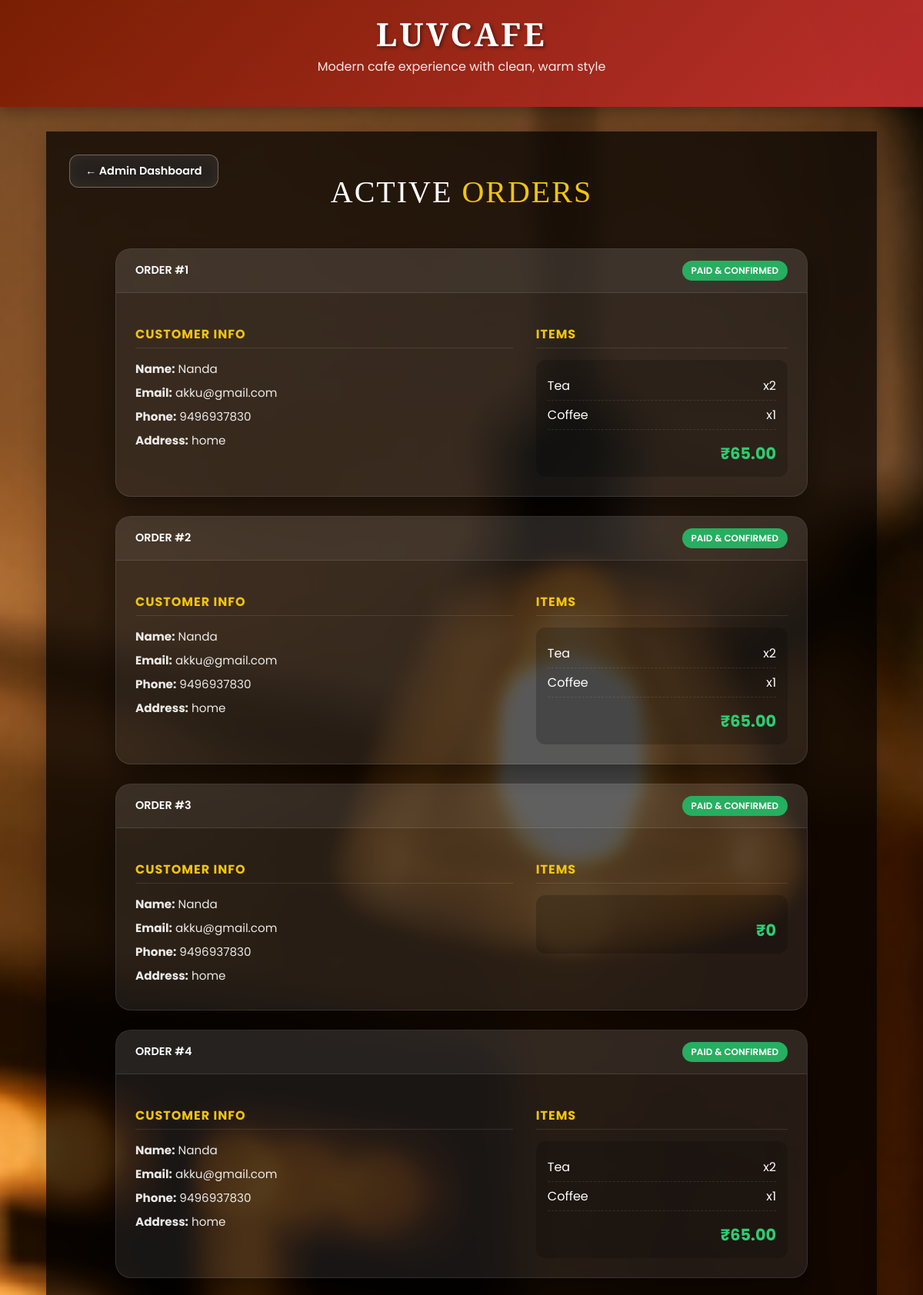
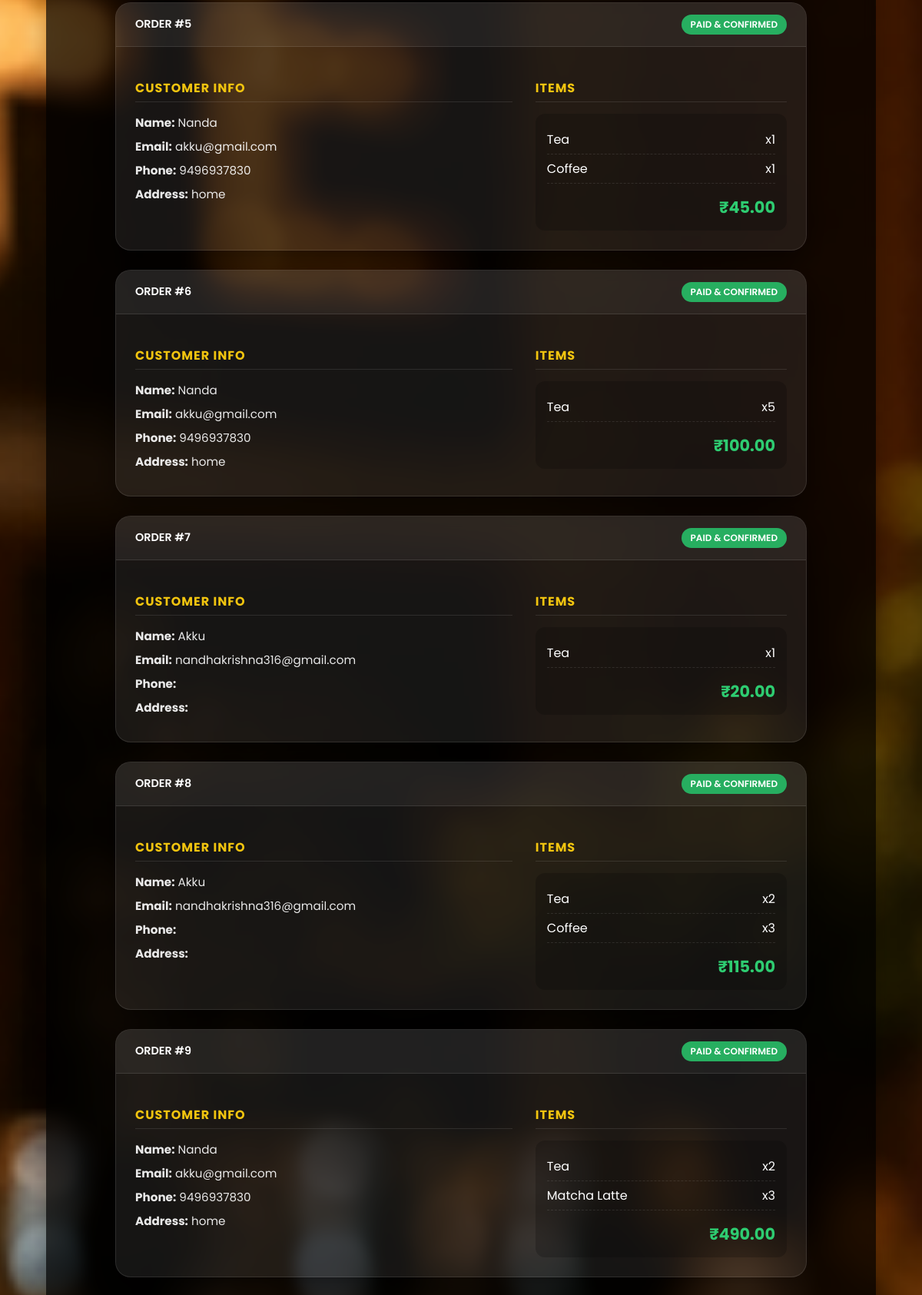
The page /admin_orders/ (signed in, upper part) on the database its author committed (2 pictures, top to bottom).
### Luvcafe/models.py (models this page shows, shortened)
class Order(models.Model):
    user = models.ForeignKey(register, on_delete=models.CASCADE)
    created_at = models.DateTimeField(auto_now_add=True)
    status = models.CharField(
        max_length=20,
        choices=[
            ('Pending', 'Pending'),
            ('Preparing', 'Preparing'),
            ('Delivered', 'Delivered'),
        ],
        default='Pending'
    )

class register(AbstractUser):
    username=models.CharField(max_length=100, unique=True)
    email=models.EmailField(unique=True)
    password=models.CharField(max_length=100)
    home_address = models.TextField(max_length=255)
    contact_number = models.CharField(max_length=15)

class OrderItem(models.Model):
    order = models.ForeignKey(Order, on_delete=models.CASCADE)
    item = models.ForeignKey(Tastes, on_delete=models.CASCADE)
    quantity = models.IntegerField(default=1)

class Tastes(models.Model):
    tastes = models.CharField(max_length=100)
    price = models.DecimalField(max_digits=6, decimal_places=2)

### Luvcafe/views.py (the view)
# urls.py: path('admin_orders/', views.admin_orders, name='admin_orders'),
def admin_orders(request):
    if not request.user.is_superuser:
        return redirect('home_page')
    orders = Order.objects.all()
    for order in orders:
        total = 0
        for item in order.orderitem_set.all():
            total += item.item.price * item.quantity
        order.total = total
    return render(request, 'admin_orders.html', {'orders': orders})

### Luvcafe/templates/admin_orders.html (shortened to what this page needs)
{% extends 'base.html' %}
{% load static %}
{% block content %}
<div class="main-wrapper">
    <div class="top-nav">
        <a href="{% url 'admin_page' %}" class="btn-back">
            ← Admin Dashboard
        </a>
    </div>
    <h2>Active <span>Orders</span></h2>
    <div class="orders-grid">
        {% for order in orders %}
        <div class="order-card">
            <div class="order-header">
                <span>ORDER #{{ forloop.counter }}</span>
                <span class="order-badge">Paid & Confirmed</span>
            </div>
            <div class="order-body">
                <div class="details">
                    <h3>Customer Info</h3>
                    <p><strong>Name:</strong> {{ order.user.username }}</p>
                    <p><strong>Email:</strong> {{ order.user.email }}</p>
                    <p><strong>Phone:</strong> {{ order.user.contact_number }}</p>
                    <p><strong>Address:</strong> {{ order.user.home_address }}</p>
                </div>
                <div class="items-section">
                    <h3>Items</h3>
                    <div class="items-list">
                        {% for item in order.orderitem_set.all %}
                        <div class="item-row">
                            <span>{{ item.item.tastes }}</span>
                            <span>x{{ item.quantity }}</span>
                        </div>
                        {% endfor %}
                        <div class="total-line">
                            ₹{{ order.total }}
                        </div>
                    </div>
                </div>
            </div>
        </div>
        {% empty %}
        <div style="text-align: center; color: white; padding: 50px;">
            <p>No active orders found.</p>
        </div>
        {% endfor %}
    </div>
</div>
{% endblock %}

### Luvcafe/static/css/base.css (style rules this page uses)
h2 { font-weight: 300; color: rgba(255, 255, 255, 0.9); font-size: 1.4rem; margin-top: 15px; margin-bottom: 40px; letter-spacing: 2px; text-transform: uppercase; }
body { font-family: 'Segoe UI', Tahoma, Geneva, Verdana, sans-serif; color: #ffffff; margin: 0; padding: 0; }

### rows shown on the page
Order: user.username "Nanda", user.email "akku@gmail.com", user.contact_number "9496937830", user.home_address "home", total "65.00"
OrderItem: item.tastes "Tea", quantity "2"
OrderItem: item.tastes "Coffee", quantity "1"
Order: user.username "Nanda", user.email "akku@gmail.com", user.contact_number "9496937830", user.home_address "home", total "65.00"
OrderItem: item.tastes "Tea", quantity "2"
OrderItem: item.tastes "Coffee", quantity "1"
Order: user.username "Nanda", user.email "akku@gmail.com", user.contact_number "9496937830", user.home_address "home", total "0"
Order: user.username "Nanda", user.email "akku@gmail.com", user.contact_number "9496937830", user.home_address "home", total "65.00"
OrderItem: item.tastes "Tea", quantity "2"
OrderItem: item.tastes "Coffee", quantity "1"
Order: user.username "Nanda", user.email "akku@gmail.com", user.contact_number "9496937830", user.home_address "home", total "45.00"
OrderItem: item.tastes "Tea", quantity "1"
OrderItem: item.tastes "Coffee", quantity "1"
Order: user.username "Nanda", user.email "akku@gmail.com", user.contact_number "9496937830", user.home_address "home", total "100.00"
OrderItem: item.tastes "Tea", quantity "5"
Order: user.username "Akku", user.email "nandhakrishna316@gmail.com", total "20.00"
OrderItem: item.tastes "Tea", quantity "1"
Order: user.username "Akku", user.email "nandhakrishna316@gmail.com", total "115.00"
OrderItem: item.tastes "Tea", quantity "2"
OrderItem: item.tastes "Coffee", quantity "3"
Order: user.username "Nanda", user.email "akku@gmail.com", user.contact_number "9496937830", user.home_address "home", total "490.00"
OrderItem: item.tastes "Tea", quantity "2"
OrderItem: item.tastes "Matcha Latte", quantity "3"
